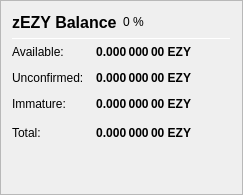
                   <widget class="QFrame" name="frame_ZerocoinBalances">
                    <property name="frameShape">
                     <enum>QFrame::StyledPanel</enum>
                    </property>
                    <property name="frameShadow">
                     <enum>QFrame::Raised</enum>
                    </property>
                    <layout class="QVBoxLayout" name="verticalLayout_7">
                     <item>
                      <layout class="QHBoxLayout" name="horizontalLayout_8" stretch="0,0,0">
                       <item>
                        <widget class="QLabel" name="label_5z_3">
                         <property name="minimumSize">
                          <size>
                           <width>0</width>
                           <height>20</height>
                          </size>
                         </property>
                         <property name="font">
                          <font>
                           <pointsize>12</pointsize>
                           <weight>75</weight>
                           <bold>true</bold>
                          </font>
                         </property>
                         <property name="text">
                          <string>zEZY Balance</string>
                         </property>
                        </widget>
                       </item>
                       <item>
                        <widget class="QLabel" name="labelzEZYPercent">
                         <property name="text">
                          <string notr="true">0 %</string>
                         </property>
                        </widget>
                       </item>
                       <item>
                        <spacer name="horizontalSpacer_11">
                         <property name="orientation">
                          <enum>Qt::Horizontal</enum>
                         </property>
                         <property name="sizeHint" stdset="0">
                          <size>
                           <width>40</width>
                           <height>20</height>
                          </size>
                         </property>
                        </spacer>
                       </item>
                      </layout>
                     </item>
                     <item>
                      <widget class="Line" name="line_ZerocoinBalance">
                       <property name="minimumSize">
                        <size>
                         <width>0</width>
                         <height>1</height>
                        </size>
                       </property>
                       <property name="maximumSize">
                        <size>
                         <width>16777215</width>
                         <height>1</height>
                        </size>
                       </property>
                       <property name="orientation">
                        <enum>Qt::Horizontal</enum>
                       </property>
                      </widget>
                     </item>
                     <item>
                      <layout class="QGridLayout" name="gridLayout_5">
                       <property name="spacing">
                        <number>12</number>
                       </property>
                       <item row="1" column="0">
                        <widget class="QLabel" name="labelzBalanceMatureText">
                         <property name="toolTip">
                          <string>Mature: more than 20 confirmation and more than 1 mint of the same denomination after it was minted.
These zEZY are spendable.</string>
                         </property>
                         <property name="text">
                          <string>Available:</string>
                         </property>
                        </widget>
                       </item>
                       <item row="1" column="1">
                        <widget class="QLabel" name="labelzBalanceMature">
                         <property name="font">
                          <font>
                           <weight>75</weight>
                           <bold>true</bold>
                          </font>
                         </property>
                         <property name="toolTip">
                          <string>Mature: more than 20 confirmation and more than 1 mint of the same denomination after it was minted.
These zEZY are spendable.</string>
                         </property>
                         <property name="text">
                          <string notr="true">0.000 000 00 EZY</string>
                         </property>
                         <property name="alignment">
                          <set>Qt::AlignRight|Qt::AlignTrailing|Qt::AlignVCenter</set>
                         </property>
                        </widget>
                       </item>
                       <item row="2" column="0">
                        <widget class="QLabel" name="labelzBalanceUnconfirmedText">
                         <property name="toolTip">
                          <string>Unconfirmed: less than 20 confirmations
Immature: confirmed, but less than 1 mint of the same denomination after it was minted</string>
                         </property>
                         <property name="text">
                          <string>Unconfirmed:</string>
                         </property>
                        </widget>
                       </item>
                       <item row="2" column="1">
                        <widget class="QLabel" name="labelzBalanceUnconfirmed">
                         <property name="font">
                          <font>
                           <weight>75</weight>
                           <bold>true</bold>
                          </font>
                         </property>
                         <property name="toolTip">
                          <string>Unconfirmed: less than 20 confirmations
Immature: confirmed, but less than 1 mint of the same denomination after it was minted</string>
                         </property>
                         <property name="text">
                          <string notr="true">0.000 000 00 EZY</string>
                         </property>
                         <property name="alignment">
                          <set>Qt::AlignRight|Qt::AlignTrailing|Qt::AlignVCenter</set>
                         </property>
                        </widget>
                       </item>
                       <item row="3" column="0">
                        <widget class="QLabel" name="labelzBalanceImmatureText">
                         <property name="toolTip">
                          <string>Unconfirmed: less than 20 confirmations
Immature: confirmed, but less than 1 mint of the same denomination after it was minted</string>
                         </property>
                         <property name="text">
                          <string>Immature:</string>
                         </property>
                        </widget>
                       </item>
                       <item row="3" column="1">
                        <widget class="QLabel" name="labelzBalanceImmature">
                         <property name="font">
                          <font>
                           <weight>75</weight>
                           <bold>true</bold>
                          </font>
                         </property>
                         <property name="toolTip">
                          <string>Unconfirmed: less than 20 confirmations
Immature: confirmed, but less than 1 mint of the same denomination after it was minted</string>
                         </property>
                         <property name="text">
                          <string notr="true">0.000 000 00 EZY</string>
                         </property>
                         <property name="alignment">
                          <set>Qt::AlignRight|Qt::AlignTrailing|Qt::AlignVCenter</set>
                         </property>
                        </widget>
                       </item>
                       <item row="4" column="0">
                        <widget class="QLabel" name="labelzBalanceText">
                         <property name="toolTip">
                          <string>Your current zEZY balance, unconfirmed and immature zEZY included.</string>
                         </property>
                         <property name="text">
                          <string>Total:</string>
                         </property>
                        </widget>
                       </item>
                       <item row="4" column="1">
                        <widget class="QLabel" name="labelzBalance">
                         <property name="font">
                          <font>
                           <weight>75</weight>
                           <bold>true</bold>
                          </font>
                         </property>
                         <property name="cursor">
                          <cursorShape>IBeamCursor</cursorShape>
                         </property>
                         <property name="toolTip">
                          <string>Your current zEZY balance, unconfirmed and immature zEZY included.</string>
                         </property>
                         <property name="text">
                          <string notr="true">0.000 000 00 EZY</string>
                         </property>
                         <property name="alignment">
                          <set>Qt::AlignRight|Qt::AlignTrailing|Qt::AlignVCenter</set>
                         </property>
                         <property name="textInteractionFlags">
                          <set>Qt::LinksAccessibleByMouse|Qt::TextSelectableByKeyboard|Qt::TextSelectableByMouse</set>
                         </property>
                        </widget>
                       </item>
                       <item row="4" column="2">
                        <spacer name="horizontalSpacer_4">
                         <property name="orientation">
                          <enum>Qt::Horizontal</enum>
                         </property>
                         <property name="sizeHint" stdset="0">
                          <size>
                           <width>40</width>
                           <height>20</height>
                          </size>
                         </property>
                        </spacer>
                       </item>
                      </layout>
                     </item>
                     <item>
                      <spacer name="verticalSpacer_4">
                       <property name="orientation">
                        <enum>Qt::Vertical</enum>
                       </property>
                       <property name="sizeHint" stdset="0">
                        <size>
                         <width>20</width>
                         <height>40</height>
                        </size>
                       </property>
                      </spacer>
                     </item>
                    </layout>
                   </widget>
